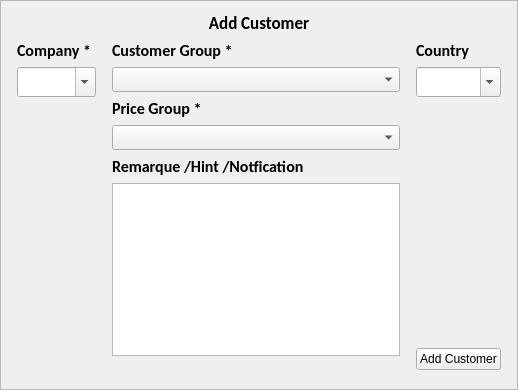
<?xml version="1.0" encoding="UTF-8"?>
<ui version="4.0">
 <class>F_AddCustomer</class>
 <widget class="QFrame" name="F_AddCustomer">
  <property name="geometry">
   <rect>
    <x>0</x>
    <y>0</y>
    <width>518</width>
    <height>390</height>
   </rect>
  </property>
  <property name="windowTitle">
   <string>Frame</string>
  </property>
  <property name="frameShape">
   <enum>QFrame::StyledPanel</enum>
  </property>
  <property name="frameShadow">
   <enum>QFrame::Raised</enum>
  </property>
  <layout class="QVBoxLayout" name="verticalLayout">
   <item>
    <widget class="QLabel" name="label">
     <property name="font">
      <font>
       <family>Calibri</family>
       <pointsize>13</pointsize>
       <weight>75</weight>
       <bold>true</bold>
      </font>
     </property>
     <property name="text">
      <string>Add Customer</string>
     </property>
     <property name="alignment">
      <set>Qt::AlignCenter</set>
     </property>
    </widget>
   </item>
   <item>
    <layout class="QHBoxLayout" name="layoutMain">
     <item>
      <layout class="QVBoxLayout" name="layoutLeftSide">
       <property name="leftMargin">
        <number>5</number>
       </property>
       <property name="rightMargin">
        <number>5</number>
       </property>
       <item>
        <widget class="QLabel" name="L_company">
         <property name="font">
          <font>
           <family>Calibri</family>
           <pointsize>12</pointsize>
           <weight>75</weight>
           <bold>true</bold>
          </font>
         </property>
         <property name="text">
          <string>Company *</string>
         </property>
        </widget>
       </item>
       <item>
        <widget class="QComboBox" name="Cb_company">
         <property name="minimumSize">
          <size>
           <width>0</width>
           <height>30</height>
          </size>
         </property>
         <property name="font">
          <font>
           <family>Calibri</family>
           <pointsize>12</pointsize>
           <weight>75</weight>
           <italic>true</italic>
           <bold>true</bold>
          </font>
         </property>
         <property name="cursor">
          <cursorShape>PointingHandCursor</cursorShape>
         </property>
         <property name="editable">
          <bool>true</bool>
         </property>
         <property name="maxCount">
          <number>1000</number>
         </property>
         <property name="insertPolicy">
          <enum>QComboBox::NoInsert</enum>
         </property>
         <property name="iconSize">
          <size>
           <width>25</width>
           <height>25</height>
          </size>
         </property>
        </widget>
       </item>
       <item>
        <widget class="MDLineEdit" name="W_name">
         <property name="font">
          <font>
           <pointsize>12</pointsize>
          </font>
         </property>
         <property name="labelText">
          <string>Name *</string>
         </property>
         <property name="fontSize">
          <number>15</number>
         </property>
         <property name="helperVisible" stdset="0">
          <bool>false</bool>
         </property>
         <property name="leftIconVisible" stdset="0">
          <bool>false</bool>
         </property>
         <property name="rightIconVisible" stdset="0">
          <bool>false</bool>
         </property>
        </widget>
       </item>
       <item>
        <widget class="MDLineEdit" name="W_vtaNumber">
         <property name="font">
          <font>
           <pointsize>12</pointsize>
          </font>
         </property>
         <property name="labelText">
          <string>VTA Number *</string>
         </property>
         <property name="fontSize">
          <number>15</number>
         </property>
         <property name="helperVisible" stdset="0">
          <bool>false</bool>
         </property>
         <property name="leftIconVisible" stdset="0">
          <bool>false</bool>
         </property>
         <property name="rightIconVisible" stdset="0">
          <bool>false</bool>
         </property>
        </widget>
       </item>
       <item>
        <widget class="MDLineEdit" name="W_email">
         <property name="font">
          <font>
           <pointsize>12</pointsize>
          </font>
         </property>
         <property name="labelText">
          <string>Address Email *</string>
         </property>
         <property name="fontSize">
          <number>15</number>
         </property>
         <property name="helperVisible" stdset="0">
          <bool>false</bool>
         </property>
         <property name="leftIconVisible" stdset="0">
          <bool>false</bool>
         </property>
         <property name="rightIconVisible" stdset="0">
          <bool>false</bool>
         </property>
        </widget>
       </item>
       <item>
        <widget class="MDLineEdit" name="W_phone">
         <property name="font">
          <font>
           <pointsize>12</pointsize>
          </font>
         </property>
         <property name="labelText">
          <string>Phone *</string>
         </property>
         <property name="fontSize">
          <number>15</number>
         </property>
         <property name="helperVisible" stdset="0">
          <bool>false</bool>
         </property>
         <property name="leftIconVisible" stdset="0">
          <bool>false</bool>
         </property>
         <property name="rightIconVisible" stdset="0">
          <bool>false</bool>
         </property>
        </widget>
       </item>
       <item>
        <spacer name="verticalSpacer_3">
         <property name="orientation">
          <enum>Qt::Vertical</enum>
         </property>
         <property name="sizeHint" stdset="0">
          <size>
           <width>20</width>
           <height>40</height>
          </size>
         </property>
        </spacer>
       </item>
       <item>
        <widget class="QLabel" name="L_info">
         <property name="text">
          <string/>
         </property>
        </widget>
       </item>
      </layout>
     </item>
     <item>
      <layout class="QVBoxLayout" name="verticalLayout_2" stretch="0,0,0,0,0,0,0">
       <property name="leftMargin">
        <number>5</number>
       </property>
       <property name="topMargin">
        <number>0</number>
       </property>
       <property name="rightMargin">
        <number>5</number>
       </property>
       <item>
        <widget class="QLabel" name="L_customerGroup">
         <property name="font">
          <font>
           <family>Calibri</family>
           <pointsize>12</pointsize>
           <weight>75</weight>
           <bold>true</bold>
          </font>
         </property>
         <property name="text">
          <string>Customer Group *</string>
         </property>
        </widget>
       </item>
       <item>
        <widget class="QComboBox" name="Cb_customerGroup">
         <property name="minimumSize">
          <size>
           <width>0</width>
           <height>25</height>
          </size>
         </property>
         <property name="font">
          <font>
           <family>Calibri</family>
           <pointsize>12</pointsize>
           <weight>75</weight>
           <bold>true</bold>
          </font>
         </property>
         <property name="cursor">
          <cursorShape>PointingHandCursor</cursorShape>
         </property>
         <property name="editable">
          <bool>false</bool>
         </property>
        </widget>
       </item>
       <item>
        <widget class="QLabel" name="label_3">
         <property name="font">
          <font>
           <family>Calibri</family>
           <pointsize>12</pointsize>
           <weight>75</weight>
           <bold>true</bold>
          </font>
         </property>
         <property name="text">
          <string>Price Group *</string>
         </property>
        </widget>
       </item>
       <item>
        <widget class="QComboBox" name="comboBox_2">
         <property name="minimumSize">
          <size>
           <width>0</width>
           <height>25</height>
          </size>
         </property>
         <property name="font">
          <font>
           <family>Calibri</family>
           <pointsize>12</pointsize>
           <weight>75</weight>
           <bold>true</bold>
          </font>
         </property>
         <property name="cursor">
          <cursorShape>PointingHandCursor</cursorShape>
         </property>
         <property name="editable">
          <bool>false</bool>
         </property>
        </widget>
       </item>
       <item>
        <widget class="QLabel" name="label_4">
         <property name="font">
          <font>
           <family>Calibri</family>
           <pointsize>12</pointsize>
           <weight>75</weight>
           <bold>true</bold>
          </font>
         </property>
         <property name="text">
          <string>Remarque /Hint /Notfication</string>
         </property>
        </widget>
       </item>
       <item>
        <widget class="QTextEdit" name="Te_remarque">
         <property name="font">
          <font>
           <family>Calibri</family>
           <pointsize>11</pointsize>
           <weight>75</weight>
           <italic>true</italic>
           <bold>true</bold>
          </font>
         </property>
        </widget>
       </item>
       <item>
        <spacer name="verticalSpacer_7">
         <property name="orientation">
          <enum>Qt::Vertical</enum>
         </property>
         <property name="sizeHint" stdset="0">
          <size>
           <width>20</width>
           <height>40</height>
          </size>
         </property>
        </spacer>
       </item>
      </layout>
     </item>
     <item>
      <layout class="QVBoxLayout" name="layoutRightSide">
       <property name="leftMargin">
        <number>5</number>
       </property>
       <property name="rightMargin">
        <number>5</number>
       </property>
       <property name="bottomMargin">
        <number>8</number>
       </property>
       <item>
        <widget class="QLabel" name="L_country">
         <property name="font">
          <font>
           <family>Calibri</family>
           <pointsize>12</pointsize>
           <weight>75</weight>
           <bold>true</bold>
          </font>
         </property>
         <property name="text">
          <string>Country</string>
         </property>
        </widget>
       </item>
       <item>
        <widget class="QComboBox" name="Cb_country">
         <property name="minimumSize">
          <size>
           <width>0</width>
           <height>30</height>
          </size>
         </property>
         <property name="font">
          <font>
           <family>Calibri</family>
           <pointsize>12</pointsize>
           <weight>75</weight>
           <italic>true</italic>
           <bold>true</bold>
          </font>
         </property>
         <property name="editable">
          <bool>true</bool>
         </property>
         <property name="maxCount">
          <number>300</number>
         </property>
         <property name="insertPolicy">
          <enum>QComboBox::NoInsert</enum>
         </property>
         <property name="iconSize">
          <size>
           <width>16</width>
           <height>16</height>
          </size>
         </property>
        </widget>
       </item>
       <item>
        <widget class="MDLineEdit" name="W_city">
         <property name="font">
          <font>
           <pointsize>12</pointsize>
          </font>
         </property>
         <property name="labelText">
          <string>City *</string>
         </property>
         <property name="fontSize">
          <number>15</number>
         </property>
         <property name="helperVisible" stdset="0">
          <bool>false</bool>
         </property>
         <property name="leftIconVisible" stdset="0">
          <bool>false</bool>
         </property>
         <property name="rightIconVisible" stdset="0">
          <bool>false</bool>
         </property>
        </widget>
       </item>
       <item>
        <widget class="MDLineEdit" name="W_state">
         <property name="font">
          <font>
           <pointsize>12</pointsize>
          </font>
         </property>
         <property name="labelText">
          <string>State</string>
         </property>
         <property name="fontSize">
          <number>15</number>
         </property>
         <property name="helperVisible" stdset="0">
          <bool>false</bool>
         </property>
         <property name="leftIconVisible" stdset="0">
          <bool>false</bool>
         </property>
         <property name="rightIconVisible" stdset="0">
          <bool>false</bool>
         </property>
        </widget>
       </item>
       <item>
        <widget class="MDLineEdit" name="W_address">
         <property name="font">
          <font>
           <pointsize>12</pointsize>
          </font>
         </property>
         <property name="labelText">
          <string>Address *</string>
         </property>
         <property name="fontSize">
          <number>15</number>
         </property>
         <property name="helperVisible" stdset="0">
          <bool>false</bool>
         </property>
         <property name="leftIconVisible" stdset="0">
          <bool>false</bool>
         </property>
         <property name="rightIconVisible" stdset="0">
          <bool>false</bool>
         </property>
        </widget>
       </item>
       <item>
        <widget class="MDLineEdit" name="W_postalcode">
         <property name="font">
          <font>
           <pointsize>12</pointsize>
          </font>
         </property>
         <property name="labelText">
          <string>Postal Code</string>
         </property>
         <property name="fontSize">
          <number>15</number>
         </property>
         <property name="helperVisible" stdset="0">
          <bool>false</bool>
         </property>
         <property name="leftIconVisible" stdset="0">
          <bool>false</bool>
         </property>
         <property name="rightIconVisible" stdset="0">
          <bool>false</bool>
         </property>
        </widget>
       </item>
       <item>
        <spacer name="verticalSpacer">
         <property name="orientation">
          <enum>Qt::Vertical</enum>
         </property>
         <property name="sizeHint" stdset="0">
          <size>
           <width>20</width>
           <height>40</height>
          </size>
         </property>
        </spacer>
       </item>
       <item>
        <widget class="QPushButton" name="Bt_addCustomer">
         <property name="text">
          <string>Add Customer</string>
         </property>
        </widget>
       </item>
      </layout>
     </item>
    </layout>
   </item>
  </layout>
 </widget>
 <customwidgets>
  <customwidget>
   <class>MDLineEdit</class>
   <extends>QWidget</extends>
   <header>mdlineedit.h</header>
  </customwidget>
 </customwidgets>
 <resources/>
 <connections/>
</ui>
